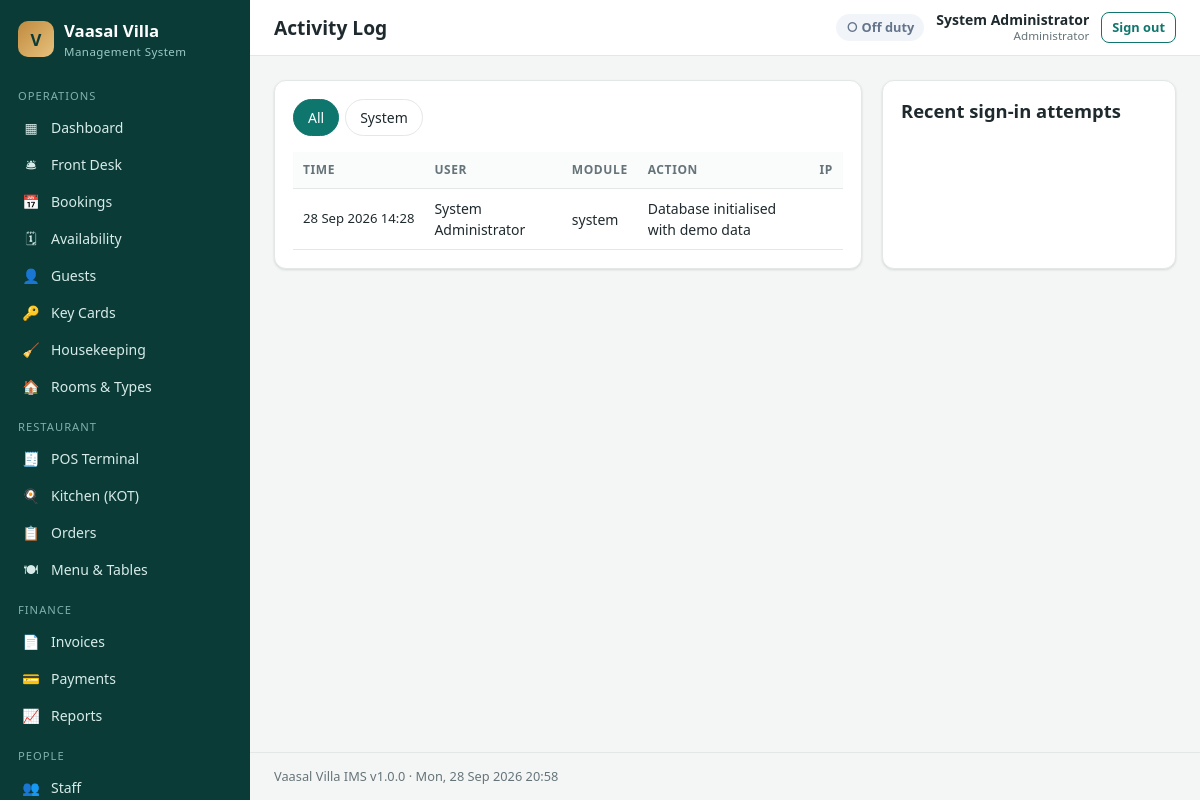
The app's page /admin/activity.php (signed in) with its own data.
### tables this page shows
CREATE TABLE users (
  id            INT UNSIGNED AUTO_INCREMENT PRIMARY KEY,
  role_id       INT UNSIGNED NOT NULL,
  full_name     VARCHAR(120) NOT NULL,
  username      VARCHAR(60)  NOT NULL UNIQUE,
  email         VARCHAR(160) NULL,
  phone         VARCHAR(40)  NULL,
  password_hash VARCHAR(255) NOT NULL,
  department    VARCHAR(60)  NULL,
  hourly_rate   DECIMAL(10,2) NOT NULL DEFAULT 0,
  is_active     TINYINT(1)   NOT NULL DEFAULT 1,
  last_login    DATETIME     NULL,
  created_at    DATETIME     NOT NULL DEFAULT CURRENT_TIMESTAMP,
  CONSTRAINT fk_user_role FOREIGN KEY (role_id) REFERENCES roles(id)
);

CREATE TABLE roles (
  id          INT UNSIGNED AUTO_INCREMENT PRIMARY KEY,
  name        VARCHAR(60)  NOT NULL,
  slug        VARCHAR(60)  NOT NULL UNIQUE,
  description VARCHAR(255) NULL
);

CREATE TABLE activity_log (
  id         BIGINT UNSIGNED AUTO_INCREMENT PRIMARY KEY,
  user_id    INT UNSIGNED NULL,
  module     VARCHAR(40)  NOT NULL,
  action     VARCHAR(255) NOT NULL,
  ip         VARCHAR(45)  NULL,
  created_at DATETIME NOT NULL DEFAULT CURRENT_TIMESTAMP,
  INDEX idx_log_date (created_at),
  CONSTRAINT fk_log_user FOREIGN KEY (user_id) REFERENCES users(id) ON DELETE SET NULL
);

### includes/functions.php (called while the page is built, shortened)
<?php
function e($v): string
{
    return htmlspecialchars((string) ($v ?? ''), ENT_QUOTES, 'UTF-8');
}
function url(string $path = ''): string
{
    return BASE_URL . '/' . ltrim($path, '/');
}
function input(string $key, $default = '')
{
    $v = $_POST[$key] ?? $_GET[$key] ?? $default;
    return is_string($v) ? trim($v) : $v;
}
function fdatetime(?string $d): string
{
    return $d ? date('d M Y H:i', strtotime($d)) : '—';
}
function label(string $s): string
{
    return ucwords(str_replace('_', ' ', $s));
}

### includes/db.php (called while the page is built, shortened)
<?php
function db(): PDO
{
    static $pdo = null;
    if ($pdo === null) {
        $dsn = 'mysql:host=' . DB_HOST . ';port=' . DB_PORT . ';dbname=' . DB_NAME . ';charset=utf8mb4';
        try {
            $pdo = new PDO($dsn, DB_USER, DB_PASS, [
                PDO::ATTR_ERRMODE            => PDO::ERRMODE_EXCEPTION,
                PDO::ATTR_DEFAULT_FETCH_MODE => PDO::FETCH_ASSOC,
                PDO::ATTR_EMULATE_PREPARES   => false,
            ]);
            $pdo->exec("SET time_zone = '" . (new DateTime())->format('P') . "'");
        } catch (PDOException $e) {
            http_response_code(500);
            $msg = APP_DEBUG ? htmlspecialchars($e->getMessage()) : 'Database connection failed.';
            exit('<div style="font-family:sans-serif;max-width:640px;margin:60px auto;padding:24px;border:1px solid #fca5a5;background:#fef2f2;border-radius:10px">'
                . '<h2 style="margin-top:0;color:#b91c1c">Database connection failed</h2><p>' . $msg . '</p>'
                . '<p>Make sure MySQL is running in the XAMPP Control Panel and that <code>database.sql</code> has been imported. '
                . 'Credentials are in <code>config/config.php</code>.</p></div>');
        }
    }
    return $pdo;
}
function q(string $sql, array $params = []): PDOStatement
{
    $st = db()->prepare($sql);
    $st->execute($params);
    return $st;
}
function q_all(string $sql, array $params = []): array
{
    return q($sql, $params)->fetchAll();
}
function q_row(string $sql, array $params = []): ?array
{
    $r = q($sql, $params)->fetch();
    return $r === false ? null : $r;
}
function q_val(string $sql, array $params = [])
{
    $v = q($sql, $params)->fetchColumn();
    return $v === false ? null : $v;
}

### includes/auth.php (called while the page is built, shortened)
<?php
function current_user(): ?array
{
    static $user = false, $cachedFor = null;
    $sid = $_SESSION['user_id'] ?? null;
    if ($user !== false && $cachedFor === $sid) return $user;
    $cachedFor = $sid;
    $user = null;
    if (!empty($_SESSION['user_id'])) {
        $user = q_row('SELECT u.*, r.name AS role_name, r.slug AS role_slug FROM users u JOIN roles r ON r.id = u.role_id WHERE u.id = ? AND u.is_active = 1', [$_SESSION['user_id']]);
        $user['permissions'] = array_column(q_all(
            'SELECT p.slug FROM role_permissions rp JOIN permissions p ON p.id = rp.permission_id WHERE rp.role_id = ?',
            [$user['role_id']]
        ), 'slug');
    }
    return $user;
}
function can(string $perm): bool
{
    $u = current_user();
    return $u['role_slug'] === 'admin' || in_array($perm, $u['permissions'], true);
}
function require_login(): array
{
    $u = current_user();
    return $u;
}
function require_perm($perms): array
{
    $u = require_login();
    return $u;
}
function home_path(): string
{
    if (can('dashboard.view')) return 'admin/index.php';
    return 'staff/index.php';
}

### admin/activity.php (the view, shortened to what this page needs)
<?php
require_perm('settings.manage');
$title = 'Activity Log';
$active = 'log';
$module = input('module');
$rows = q_all('SELECT l.*, u.full_name FROM activity_log l LEFT JOIN users u ON u.id=l.user_id ' . ($module ? 'WHERE l.module=?' : '') . ' ORDER BY l.id DESC LIMIT 500', $module ? [$module] : []);
$modules = array_column(q_all('SELECT DISTINCT module FROM activity_log ORDER BY module'), 'module');
require __DIR__ . '/../includes/admin_header.php';
?>
<div class="grid g-2-1">
  <div class="card">
    <div class="tabs"><a class="<?= !$module ? 'active' : '' ?>" href="activity.php">All</a><?php foreach ($modules as $m): ?><a class="<?= $module === $m ? 'active' : '' ?>" href="?module=<?= e(urlencode($m)) ?>"><?= e(label($m)) ?></a><?php endforeach; ?></div>
    <div class="table-wrap"><table class="table"><thead><tr><th>Time</th><th>User</th><th>Module</th><th>Action</th><th>IP</th></tr></thead><tbody>
    <?php foreach ($rows as $r): ?><tr><td class="nowrap small"><?= fdatetime($r['created_at']) ?></td><td><?= e($r['full_name'] ?? 'System / API') ?></td><td><?= e($r['module']) ?></td><td><?= e($r['action']) ?></td><td class="small muted"><?= e($r['ip']) ?></td></tr><?php endforeach; ?>
    </tbody></table></div>
  </div>
  <div class="card"><h2>Recent sign-in attempts</h2>
    </div>
</div>
<?php require __DIR__ . '/../includes/admin_footer.php'; ?>

### includes/admin_header.php (shortened to what this page needs)
<?php
$__u = current_user();
$active = $active ?? '';
$__nav = [
    ['Operations', [
        ['dashboard',   'admin/index.php',        'Dashboard',        '▦', ['dashboard.view']],
        ['frontdesk',   'admin/frontdesk.php',    'Front Desk',       '🛎', ['frontdesk.manage']],
        ['bookings',    'admin/bookings.php',     'Bookings',         '📅', ['bookings.manage']],
        ['calendar',    'admin/calendar.php',     'Availability',     '🗓', ['bookings.manage', 'frontdesk.manage']],
        ['guests',      'admin/guests.php',       'Guests',           '👤', ['guests.manage']],
        ['keycards',    'admin/keycards.php',     'Key Cards',        '🔑', ['keycards.manage']],
        ['housekeeping','admin/housekeeping.php', 'Housekeeping',     '🧹', ['housekeeping.manage']],
        ['rooms',       'admin/rooms.php',        'Rooms & Types',    '🏠', ['rooms.manage']],
    ]],
    ['Restaurant', [
        ['pos',         'pos/index.php',          'POS Terminal',     '🧾', ['pos.use']],
        ['kitchen',     'pos/kitchen.php',        'Kitchen (KOT)',    '🍳', ['kitchen.view']],
        ['orders',      'admin/orders.php',       'Orders',           '📋', ['pos.settle', 'billing.manage']],
        ['menu',        'admin/menu.php',         'Menu & Tables',    '🍽', ['menu.manage']],
    ]],
    ['Finance', [
        ['invoices',    'admin/invoices.php',     'Invoices',         '📄', ['billing.manage']],
        ['payments',    'admin/payments.php',     'Payments',         '💳', ['billing.manage']],
        ['reports',     'admin/reports.php',      'Reports',          '📈', ['reports.view']],
    ]],
    ['People', [
        ['staff',       'admin/staff.php',        'Staff',            '👥', ['staff.manage']],
        ['attendance',  'admin/attendance.php',   'Attendance',       '⏱', ['staff.manage']],
        ['roles',       'admin/roles.php',        'Roles & Permissions','🛡', ['roles.manage']],
    ]],
    ['System', [
        ['media',       'admin/media.php',        'Website Media',    '🖼', ['settings.manage']],
        ['channels',    'admin/channels.php',     'Booking Channels', '🌐', ['settings.manage']],
        ['messages',    'admin/messages.php',     'Web Enquiries',    '✉', ['dashboard.view']],
        ['log',         'admin/activity.php',     'Activity Log',     '📜', ['settings.manage']],
        ['settings',    'admin/settings.php',     'Settings',         '⚙', ['settings.manage']],
    ]],
];
$__myDuty = $__u ? q_val('SELECT id FROM attendance WHERE user_id = ? AND clock_out IS NULL ORDER BY id DESC LIMIT 1', [$__u['id']]) : null;
?><!DOCTYPE html>
<html lang="en">
<head>
<link rel="stylesheet" href="<?= e(url('assets/css/admin.css')) ?>">
</head>
<body class="admin">
<aside class="sidebar" id="sidebar">
  <a class="brand" href="<?= e(url(home_path())) ?>"><span class="brand-mark">V</span><span>Vaasal Villa<small>Management System</small></span></a>
  <nav>
  <?php foreach ($__nav as [$__group, $__items]):
      $__visible = array_filter($__items, fn($__i) => can_any($__i[4]));
      if (!$__visible) continue; ?>
    <div class="nav-group"><?= e($__group) ?></div>
    <?php foreach ($__visible as [$__key, $__href, $__text, $__icon]): ?>
      <a class="nav-link<?= $active === $__key ? ' active' : '' ?>" href="<?= e(url($__href)) ?>"><span class="ico"><?= $__icon ?></span><?= e($__text) ?></a>
    <?php endforeach; ?>
  <?php endforeach; ?>
  </nav>
</aside>
<div class="main">
  <header class="topbar">
    <h1><?= e($title ?? '') ?></h1>
    <div class="topbar-right">
      <?php if (can('attendance.self')): ?>
        <a href="<?= e(url('staff/index.php')) ?>" class="duty <?= $__myDuty ? 'on' : 'off' ?>"><?= $__myDuty ? '● On duty' : '○ Off duty' ?></a>
      <?php endif; ?>
      <div class="user-chip"><b><?= e($__u['full_name'] ?? '') ?></b><small><?= e($__u['role_name'] ?? '') ?></small></div>
      <a class="btn btn-sm btn-ghost" href="<?= e(url('logout.php')) ?>">Sign out</a>
    </div>
  </header>
  <main class="content">

### assets/css/admin.css (style rules this page uses)
:root { --bg:#f4f6f5; --panel:#fff; --ink:#1f2a2e; --muted:#667479; --line:#e3e8e6; --brand:#0f766e; --brand-d:#115e59; --brand-l:#ccfbf1; --accent:#c08a3e; --red:#dc2626; --amber:#d97706; --green:#16a34a; --blue:#2563eb; --purple:#7c3aed; --teal:#0d9488; --gray:#6b7280; --radius:12px; --shadow:0 1px 2px rgba(16,24,40,.05),0 1px 3px rgba(16,24,40,.08); --side:250px; }
* { box-sizing:border-box }
html,body { margin:0 }
body { font:14px/1.5 "Segoe UI",system-ui,-apple-system,Roboto,Arial,sans-serif;color:var(--ink);background:var(--bg) }
a { color:var(--brand);text-decoration:none }
h1,h2,h3 { margin:0 0 .6em;line-height:1.25 }
h2 { font-size:1.15rem }
.sidebar { position:fixed;inset:0 auto 0 0;width:var(--side);background:#0b3b37;color:#cde7e3;overflow-y:auto;z-index:30;padding-bottom:30px }
.brand { display:flex;gap:10px;align-items:center;padding:18px 18px 14px;color:#fff;font-weight:700;font-size:1.05rem }
.brand small { display:block;font-weight:400;font-size:.72rem;color:#9cc9c3;letter-spacing:.04em }
.brand-mark { width:36px;height:36px;border-radius:10px;background:linear-gradient(135deg,var(--accent),#e7c27d);display:grid;place-items:center;color:#0b3b37;font-weight:800 }
.nav-group { padding:14px 18px 4px;font-size:.7rem;text-transform:uppercase;letter-spacing:.09em;color:#7fb1aa }
.nav-link { display:flex;gap:10px;align-items:center;padding:8px 18px;color:#d7ece9;border-left:3px solid transparent }
.ico { width:20px;text-align:center }
.main { margin-left:var(--side);min-height:100vh;display:flex;flex-direction:column }
.topbar { position:sticky;top:0;z-index:20;display:flex;align-items:center;gap:14px;padding:12px 24px;background:#fff;border-bottom:1px solid var(--line) }
.topbar h1 { font-size:1.2rem;margin:0;flex:1 }
.topbar-right { display:flex;align-items:center;gap:12px }
.user-chip { display:flex;flex-direction:column;text-align:right;line-height:1.2 }
.user-chip small { color:var(--muted) }
.duty { font-size:.8rem;padding:4px 10px;border-radius:99px;font-weight:600 }
.duty.off { background:#f1f5f9;color:#64748b }
.content { padding:24px;flex:1 }
.card { background:var(--panel);border:1px solid var(--line);border-radius:var(--radius);padding:18px;box-shadow:var(--shadow);margin-bottom:20px }
.grid { display:grid;gap:20px }
.g-2-1 { grid-template-columns:2fr 1fr }
.table-wrap { overflow-x:auto }
table.table { width:100%;border-collapse:collapse }
.table th,.table td { padding:9px 10px;border-bottom:1px solid var(--line);text-align:left;vertical-align:middle }
.table th { font-size:.75rem;text-transform:uppercase;letter-spacing:.05em;color:var(--muted);background:#fafbfb;white-space:nowrap }
.btn { display:inline-flex;align-items:center;gap:6px;padding:9px 16px;border-radius:8px;border:1px solid var(--brand);background:var(--brand);color:#fff;font:inherit;font-weight:600;cursor:pointer;white-space:nowrap }
.btn-sm { padding:5px 10px;font-size:.8rem }
.btn-ghost { background:#fff;color:var(--brand) }
.muted { color:var(--muted) }
.small { font-size:.82rem }
.nowrap { white-space:nowrap }
.tabs { display:flex;gap:6px;margin-bottom:16px;flex-wrap:wrap }
.tabs a { padding:7px 14px;border-radius:99px;background:#fff;border:1px solid var(--line);color:var(--ink) }
.tabs a.active { background:var(--brand);color:#fff;border-color:var(--brand) }

### records on screen
users: full_name "System Administrator", role.name "Administrator"
activity_log: created_at "28 Sep 2026 14:28", user.full_name "System Administrator", module "system", action "Database initialised with demo data"

### other values on screen
$__group "OPERATIONS"
$__icon "▦"
$__text "Dashboard"
$__icon "🛎"
$__text "Front Desk"
$__icon "📅"
$__text "Bookings"
$__icon "🗓"
$__text "Availability"
$__icon "👤"
$__text "Guests"
$__icon "🔑"
$__text "Key Cards"
$__icon "🧹"
$__text "Housekeeping"
